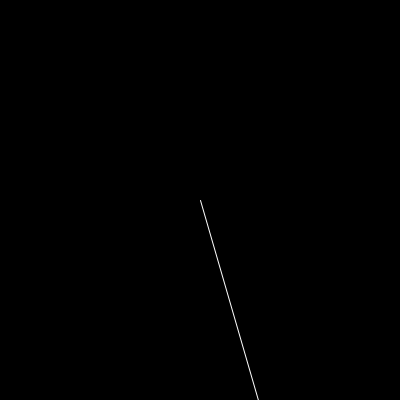
Frame 1 (no input)
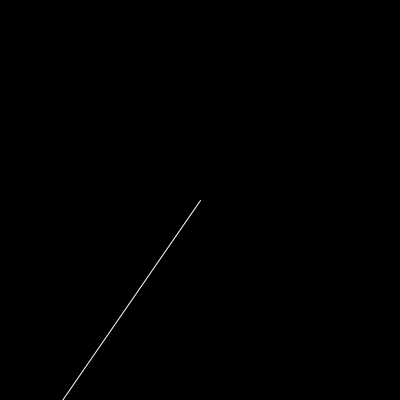
Frame 60 (the mouse pressed at the canvas centre just before this capture)
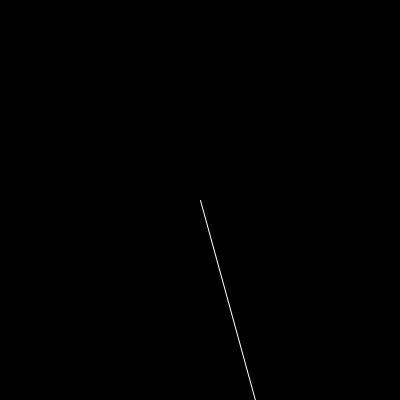
Frame 120 (the mouse held since frame 60 and released just before this capture)

The Processing sketch that drew these frames (run headless with seeded random() and noise(); from frame 60 on, the mouse is pressed at the canvas centre):

// Processing sketch: processing_63196
// ── processing_63196.pde

void setup()
{
  size(400,400);
}
void draw()
{
  background(0);
  stroke(255);
  line(200,200,random(400),400);
  
  
}
